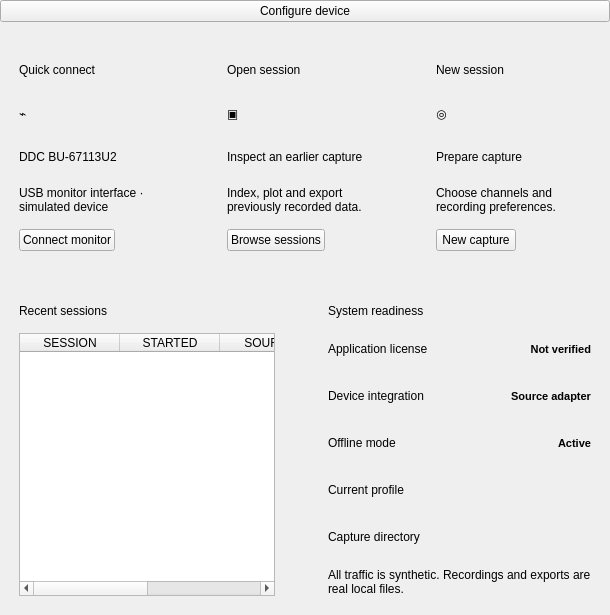
<?xml version="1.0" encoding="UTF-8"?>
<ui version="4.0">
 <class>WelcomePage</class>
 <widget class="QWidget" name="WelcomePage">
  <layout class="QVBoxLayout" name="bodyLayout">
   <property name="leftMargin">
    <number>0</number>
   </property>
   <property name="topMargin">
    <number>0</number>
   </property>
   <property name="rightMargin">
    <number>0</number>
   </property>
   <property name="bottomMargin">
    <number>0</number>
   </property>
   <property name="spacing">
    <number>15</number>
   </property>
   <item>
    <widget class="QWidget" name="actionBar">
     <layout class="QHBoxLayout" name="actionBarLayout">
      <property name="leftMargin">
       <number>0</number>
      </property>
      <property name="topMargin">
       <number>0</number>
      </property>
      <property name="rightMargin">
       <number>0</number>
      </property>
      <property name="bottomMargin">
       <number>0</number>
      </property>
      <property name="spacing">
       <number>15</number>
      </property>
      <item>
       <widget class="QPushButton" name="configureButton">
        <property name="text">
         <string>Configure device</string>
        </property>
        <property name="primary" stdset="0">
         <bool>true</bool>
        </property>
       </widget>
      </item>
     </layout>
    </widget>
   </item>
   <item>
    <widget class="QWidget" name="quickActions">
     <layout class="QHBoxLayout" name="quickActionsLayout">
      <property name="leftMargin">
       <number>0</number>
      </property>
      <property name="topMargin">
       <number>0</number>
      </property>
      <property name="rightMargin">
       <number>0</number>
      </property>
      <property name="bottomMargin">
       <number>0</number>
      </property>
      <property name="spacing">
       <number>15</number>
      </property>
      <item>
       <widget class="QFrame" name="quickConnect">
        <property name="card" stdset="0">
         <bool>true</bool>
        </property>
        <property name="minimumSize">
         <size>
          <width>0</width>
          <height>233</height>
         </size>
        </property>
        <layout class="QVBoxLayout" name="quickConnectLayout">
         <property name="leftMargin">
          <number>19</number>
         </property>
         <property name="topMargin">
          <number>19</number>
         </property>
         <property name="rightMargin">
          <number>19</number>
         </property>
         <property name="bottomMargin">
          <number>19</number>
         </property>
         <property name="spacing">
          <number>15</number>
         </property>
         <item>
          <widget class="QLabel" name="quickConnectTitle">
           <property name="text">
            <string>Quick connect</string>
           </property>
           <property name="wordWrap">
            <bool>true</bool>
           </property>
           <property name="tone" stdset="0">
            <string>cardtitle</string>
           </property>
          </widget>
         </item>
         <item>
          <widget class="QLabel" name="connectIcon">
           <property name="text">
            <string>⌁</string>
           </property>
           <property name="wordWrap">
            <bool>true</bool>
           </property>
           <property name="tone" stdset="0">
            <string>title</string>
           </property>
          </widget>
         </item>
         <item>
          <widget class="QLabel" name="deviceModel">
           <property name="text">
            <string>DDC BU-67113U2</string>
           </property>
           <property name="wordWrap">
            <bool>true</bool>
           </property>
           <property name="tone" stdset="0">
            <string>cardtitle</string>
           </property>
          </widget>
         </item>
         <item>
          <widget class="QLabel" name="deviceHint">
           <property name="text">
            <string>USB monitor interface · simulated device</string>
           </property>
           <property name="wordWrap">
            <bool>true</bool>
           </property>
           <property name="tone" stdset="0">
            <string>muted</string>
           </property>
          </widget>
         </item>
         <item alignment="Qt::AlignLeft">
          <widget class="QPushButton" name="connectButton">
           <property name="text">
            <string>Connect monitor</string>
           </property>
           <property name="primary" stdset="0">
            <bool>true</bool>
           </property>
          </widget>
         </item>
        </layout>
       </widget>
      </item>
      <item>
       <widget class="QFrame" name="openSession">
        <property name="card" stdset="0">
         <bool>true</bool>
        </property>
        <property name="minimumSize">
         <size>
          <width>0</width>
          <height>233</height>
         </size>
        </property>
        <layout class="QVBoxLayout" name="openSessionLayout">
         <property name="leftMargin">
          <number>19</number>
         </property>
         <property name="topMargin">
          <number>19</number>
         </property>
         <property name="rightMargin">
          <number>19</number>
         </property>
         <property name="bottomMargin">
          <number>19</number>
         </property>
         <property name="spacing">
          <number>15</number>
         </property>
         <item>
          <widget class="QLabel" name="openSessionTitle">
           <property name="text">
            <string>Open session</string>
           </property>
           <property name="wordWrap">
            <bool>true</bool>
           </property>
           <property name="tone" stdset="0">
            <string>cardtitle</string>
           </property>
          </widget>
         </item>
         <item>
          <widget class="QLabel" name="sessionIcon">
           <property name="text">
            <string>▣</string>
           </property>
           <property name="wordWrap">
            <bool>true</bool>
           </property>
           <property name="tone" stdset="0">
            <string>title</string>
           </property>
          </widget>
         </item>
         <item>
          <widget class="QLabel" name="openTitle">
           <property name="text">
            <string>Inspect an earlier capture</string>
           </property>
           <property name="wordWrap">
            <bool>true</bool>
           </property>
           <property name="tone" stdset="0">
            <string>cardtitle</string>
           </property>
          </widget>
         </item>
         <item>
          <widget class="QLabel" name="openHint">
           <property name="text">
            <string>Index, plot and export previously recorded data.</string>
           </property>
           <property name="wordWrap">
            <bool>true</bool>
           </property>
           <property name="tone" stdset="0">
            <string>muted</string>
           </property>
          </widget>
         </item>
         <item alignment="Qt::AlignLeft">
          <widget class="QPushButton" name="browseButton">
           <property name="text">
            <string>Browse sessions</string>
           </property>
          </widget>
         </item>
        </layout>
       </widget>
      </item>
      <item>
       <widget class="QFrame" name="newSession">
        <property name="card" stdset="0">
         <bool>true</bool>
        </property>
        <property name="minimumSize">
         <size>
          <width>0</width>
          <height>233</height>
         </size>
        </property>
        <layout class="QVBoxLayout" name="newSessionLayout">
         <property name="leftMargin">
          <number>19</number>
         </property>
         <property name="topMargin">
          <number>19</number>
         </property>
         <property name="rightMargin">
          <number>19</number>
         </property>
         <property name="bottomMargin">
          <number>19</number>
         </property>
         <property name="spacing">
          <number>15</number>
         </property>
         <item>
          <widget class="QLabel" name="newSessionTitle">
           <property name="text">
            <string>New session</string>
           </property>
           <property name="wordWrap">
            <bool>true</bool>
           </property>
           <property name="tone" stdset="0">
            <string>cardtitle</string>
           </property>
          </widget>
         </item>
         <item>
          <widget class="QLabel" name="newIcon">
           <property name="text">
            <string>◎</string>
           </property>
           <property name="wordWrap">
            <bool>true</bool>
           </property>
           <property name="tone" stdset="0">
            <string>title</string>
           </property>
          </widget>
         </item>
         <item>
          <widget class="QLabel" name="newTitle">
           <property name="text">
            <string>Prepare capture</string>
           </property>
           <property name="wordWrap">
            <bool>true</bool>
           </property>
           <property name="tone" stdset="0">
            <string>cardtitle</string>
           </property>
          </widget>
         </item>
         <item>
          <widget class="QLabel" name="newHint">
           <property name="text">
            <string>Choose channels and recording preferences.</string>
           </property>
           <property name="wordWrap">
            <bool>true</bool>
           </property>
           <property name="tone" stdset="0">
            <string>muted</string>
           </property>
          </widget>
         </item>
         <item alignment="Qt::AlignLeft">
          <widget class="QPushButton" name="newButton">
           <property name="text">
            <string>New capture</string>
           </property>
          </widget>
         </item>
        </layout>
       </widget>
      </item>
     </layout>
    </widget>
   </item>
   <item>
    <widget class="QWidget" name="welcomeDetails">
     <layout class="QHBoxLayout" name="welcomeDetailsLayout">
      <property name="leftMargin">
       <number>0</number>
      </property>
      <property name="topMargin">
       <number>0</number>
      </property>
      <property name="rightMargin">
       <number>0</number>
      </property>
      <property name="bottomMargin">
       <number>0</number>
      </property>
      <property name="spacing">
       <number>15</number>
      </property>
      <item>
       <widget class="QFrame" name="recent">
        <property name="card" stdset="0">
         <bool>true</bool>
        </property>
        <layout class="QVBoxLayout" name="recentLayout">
         <property name="leftMargin">
          <number>19</number>
         </property>
         <property name="topMargin">
          <number>19</number>
         </property>
         <property name="rightMargin">
          <number>19</number>
         </property>
         <property name="bottomMargin">
          <number>19</number>
         </property>
         <property name="spacing">
          <number>15</number>
         </property>
         <item>
          <widget class="QLabel" name="recentTitle">
           <property name="text">
            <string>Recent sessions</string>
           </property>
           <property name="wordWrap">
            <bool>true</bool>
           </property>
           <property name="tone" stdset="0">
            <string>cardtitle</string>
           </property>
          </widget>
         </item>
         <item>
          <widget class="QTableWidget" name="recentTable">
           <property name="minimumSize">
            <size>
             <width>0</width>
             <height>215</height>
            </size>
           </property>
           <property name="alternatingRowColors">
            <bool>true</bool>
           </property>
           <property name="showGrid">
            <bool>false</bool>
           </property>
           <property name="selectionBehavior">
            <enum>QAbstractItemView::SelectRows</enum>
           </property>
           <property name="selectionMode">
            <enum>QAbstractItemView::SingleSelection</enum>
           </property>
           <property name="editTriggers">
            <set>QAbstractItemView::NoEditTriggers</set>
           </property>
           <column>
            <property name="text">
             <string>SESSION</string>
            </property>
           </column>
           <column>
            <property name="text">
             <string>STARTED</string>
            </property>
           </column>
           <column>
            <property name="text">
             <string>SOURCE</string>
            </property>
           </column>
           <column>
            <property name="text">
             <string>STATUS</string>
            </property>
           </column>
          </widget>
         </item>
        </layout>
       </widget>
      </item>
      <item>
       <widget class="QFrame" name="readiness">
        <property name="card" stdset="0">
         <bool>true</bool>
        </property>
        <layout class="QVBoxLayout" name="readinessLayout">
         <property name="leftMargin">
          <number>19</number>
         </property>
         <property name="topMargin">
          <number>19</number>
         </property>
         <property name="rightMargin">
          <number>19</number>
         </property>
         <property name="bottomMargin">
          <number>19</number>
         </property>
         <property name="spacing">
          <number>15</number>
         </property>
         <item>
          <widget class="QLabel" name="readinessTitle">
           <property name="text">
            <string>System readiness</string>
           </property>
           <property name="wordWrap">
            <bool>true</bool>
           </property>
           <property name="tone" stdset="0">
            <string>cardtitle</string>
           </property>
          </widget>
         </item>
         <item>
          <widget class="QWidget" name="licenseRow">
           <layout class="QHBoxLayout" name="licenseRowLayout" stretch="1,1">
            <property name="leftMargin">
             <number>0</number>
            </property>
            <property name="topMargin">
             <number>0</number>
            </property>
            <property name="rightMargin">
             <number>0</number>
            </property>
            <property name="bottomMargin">
             <number>0</number>
            </property>
            <property name="spacing">
             <number>15</number>
            </property>
            <item>
             <widget class="QLabel" name="licenseKey">
              <property name="text">
               <string>Application license</string>
              </property>
              <property name="wordWrap">
               <bool>true</bool>
              </property>
              <property name="tone" stdset="0">
               <string>muted</string>
              </property>
             </widget>
            </item>
            <item>
             <widget class="QLabel" name="license">
              <property name="text">
               <string>Not verified</string>
              </property>
              <property name="wordWrap">
               <bool>true</bool>
              </property>
              <property name="alignment">
               <set>Qt::AlignRight|Qt::AlignVCenter</set>
              </property>
              <property name="styleSheet">
               <string>font-weight:600;font-size:11px;</string>
              </property>
             </widget>
            </item>
           </layout>
           <property name="minimumSize">
            <size>
             <width>0</width>
             <height>32</height>
            </size>
           </property>
           <property name="toolTip">
            <string>Application license</string>
           </property>
          </widget>
         </item>
         <item>
          <widget class="QWidget" name="integrationRow">
           <layout class="QHBoxLayout" name="integrationRowLayout" stretch="1,1">
            <property name="leftMargin">
             <number>0</number>
            </property>
            <property name="topMargin">
             <number>0</number>
            </property>
            <property name="rightMargin">
             <number>0</number>
            </property>
            <property name="bottomMargin">
             <number>0</number>
            </property>
            <property name="spacing">
             <number>15</number>
            </property>
            <item>
             <widget class="QLabel" name="integrationKey">
              <property name="text">
               <string>Device integration</string>
              </property>
              <property name="wordWrap">
               <bool>true</bool>
              </property>
              <property name="tone" stdset="0">
               <string>muted</string>
              </property>
             </widget>
            </item>
            <item>
             <widget class="QLabel" name="integration">
              <property name="text">
               <string>Source adapter</string>
              </property>
              <property name="wordWrap">
               <bool>true</bool>
              </property>
              <property name="alignment">
               <set>Qt::AlignRight|Qt::AlignVCenter</set>
              </property>
              <property name="styleSheet">
               <string>font-weight:600;font-size:11px;</string>
              </property>
             </widget>
            </item>
           </layout>
           <property name="minimumSize">
            <size>
             <width>0</width>
             <height>32</height>
            </size>
           </property>
           <property name="toolTip">
            <string>Device integration</string>
           </property>
          </widget>
         </item>
         <item>
          <widget class="QWidget" name="offlineRow">
           <layout class="QHBoxLayout" name="offlineRowLayout" stretch="1,1">
            <property name="leftMargin">
             <number>0</number>
            </property>
            <property name="topMargin">
             <number>0</number>
            </property>
            <property name="rightMargin">
             <number>0</number>
            </property>
            <property name="bottomMargin">
             <number>0</number>
            </property>
            <property name="spacing">
             <number>15</number>
            </property>
            <item>
             <widget class="QLabel" name="offlineKey">
              <property name="text">
               <string>Offline mode</string>
              </property>
              <property name="wordWrap">
               <bool>true</bool>
              </property>
              <property name="tone" stdset="0">
               <string>muted</string>
              </property>
             </widget>
            </item>
            <item>
             <widget class="QLabel" name="offline">
              <property name="text">
               <string>Active</string>
              </property>
              <property name="wordWrap">
               <bool>true</bool>
              </property>
              <property name="alignment">
               <set>Qt::AlignRight|Qt::AlignVCenter</set>
              </property>
              <property name="styleSheet">
               <string>font-weight:600;font-size:11px;</string>
              </property>
             </widget>
            </item>
           </layout>
           <property name="minimumSize">
            <size>
             <width>0</width>
             <height>32</height>
            </size>
           </property>
           <property name="toolTip">
            <string>Offline mode</string>
           </property>
          </widget>
         </item>
         <item>
          <widget class="QWidget" name="profileRow">
           <layout class="QHBoxLayout" name="profileRowLayout" stretch="1,1">
            <property name="leftMargin">
             <number>0</number>
            </property>
            <property name="topMargin">
             <number>0</number>
            </property>
            <property name="rightMargin">
             <number>0</number>
            </property>
            <property name="bottomMargin">
             <number>0</number>
            </property>
            <property name="spacing">
             <number>15</number>
            </property>
            <item>
             <widget class="QLabel" name="profileKey">
              <property name="text">
               <string>Current profile</string>
              </property>
              <property name="wordWrap">
               <bool>true</bool>
              </property>
              <property name="tone" stdset="0">
               <string>muted</string>
              </property>
             </widget>
            </item>
            <item>
             <widget class="QLabel" name="profile">
              <property name="text">
               <string />
              </property>
              <property name="wordWrap">
               <bool>true</bool>
              </property>
              <property name="alignment">
               <set>Qt::AlignRight|Qt::AlignVCenter</set>
              </property>
              <property name="styleSheet">
               <string>font-weight:600;font-size:11px;</string>
              </property>
             </widget>
            </item>
           </layout>
           <property name="minimumSize">
            <size>
             <width>0</width>
             <height>32</height>
            </size>
           </property>
           <property name="toolTip">
            <string>Current profile</string>
           </property>
          </widget>
         </item>
         <item>
          <widget class="QWidget" name="directoryRow">
           <layout class="QHBoxLayout" name="directoryRowLayout" stretch="1,1">
            <property name="leftMargin">
             <number>0</number>
            </property>
            <property name="topMargin">
             <number>0</number>
            </property>
            <property name="rightMargin">
             <number>0</number>
            </property>
            <property name="bottomMargin">
             <number>0</number>
            </property>
            <property name="spacing">
             <number>15</number>
            </property>
            <item>
             <widget class="QLabel" name="directoryKey">
              <property name="text">
               <string>Capture directory</string>
              </property>
              <property name="wordWrap">
               <bool>true</bool>
              </property>
              <property name="tone" stdset="0">
               <string>muted</string>
              </property>
             </widget>
            </item>
            <item>
             <widget class="QLabel" name="directory">
              <property name="text">
               <string />
              </property>
              <property name="wordWrap">
               <bool>true</bool>
              </property>
              <property name="alignment">
               <set>Qt::AlignRight|Qt::AlignVCenter</set>
              </property>
              <property name="styleSheet">
               <string>font-weight:600;font-size:11px;</string>
              </property>
             </widget>
            </item>
           </layout>
           <property name="minimumSize">
            <size>
             <width>0</width>
             <height>32</height>
            </size>
           </property>
           <property name="toolTip">
            <string>Capture directory</string>
           </property>
          </widget>
         </item>
         <item>
          <widget class="QLabel" name="readinessNotice">
           <property name="text">
            <string>All traffic is synthetic. Recordings and exports are real local files.</string>
           </property>
           <property name="wordWrap">
            <bool>true</bool>
           </property>
           <property name="tone" stdset="0">
            <string>notice</string>
           </property>
          </widget>
         </item>
        </layout>
       </widget>
      </item>
     </layout>
    </widget>
   </item>
  </layout>
 </widget>
 <resources />
 <connections />
</ui>
